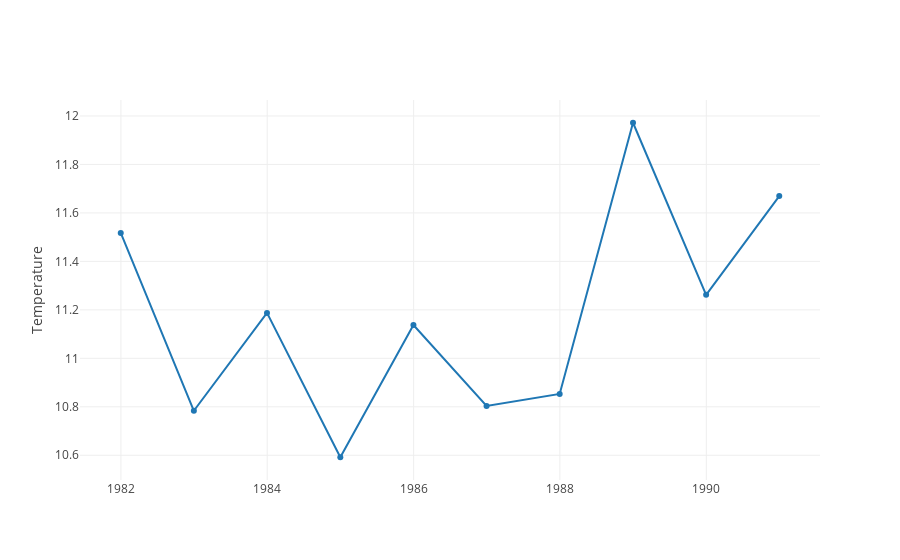

Notebook code for this chart:
### Code cell
df_y = df.resample('A', how='mean')
plot_ts(df_y)

### Figure 1 — Plotly figure (JSON) as saved in the notebook; plotly's stock layout.template omitted (floating-point values rounded to 4 significant figures)
{"data": [{"type": "scatter", "x": ["1981-12-31", "1982-12-31", "1983-12-31", "1984-12-31", "1985-12-31", "1986-12-31", "1987-12-31", "1988-12-31", "1989-12-31", "1990-12-31"], "y": [11.52, 10.78, 11.19, 10.59, 11.14, 10.8, 10.85, 11.97, 11.26, 11.67]}], "layout": {"yaxis": {"title": "Temperature", "zeroline": false}}}
